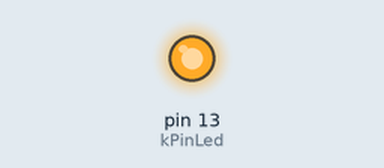
Recording of a sketch running on a simulated Arduino Uno, built with avr-gcc and run on an emulated ATmega328P. Parts: output pins drawn as LEDs (lit = HIGH).

Above: at 0.5 s.
At 18.5 s:
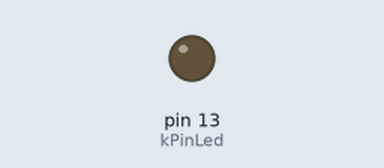
Timing chart, 0 to 19.5 s (numbered marks = the images above):
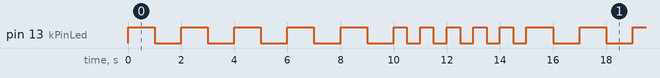

The sketch:

2_2_sketch.ino
```cpp
/*
    13518146 - Naufal Prima Yoriko
    EXERCISE 2.2 5x 1s & 5x 0.5s
*/

const int kPinLed = 13;

void setup(){
    pinMode(kPinLed, OUTPUT);
}

void loop(){
    for(int i = 0; i < 5; i++){
        digitalWrite(kPinLed, HIGH);
        delay(1000);

        digitalWrite(kPinLed, LOW);
        delay(1000);
    }
    for(int i = 0; i < 5; i++){
        digitalWrite(kPinLed, HIGH);
        delay(500);

        digitalWrite(kPinLed, LOW);
        delay(500);
    }
}
```

Measured:
- by itself, pin 13 (kPinLed): repeats every 15.0 s: 4 × (LOW 1.0 s, HIGH 1.0 s), LOW 1.0 s, 5 × (HIGH 0.50 s, LOW 0.50 s), HIGH 1.0 s
- by itself, everything shown: repeats every 15.0 s, in 20 steps
